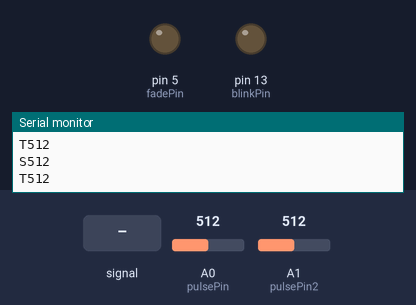
Recording of a sketch running on a simulated Arduino Uno, built with avr-gcc and run on an emulated ATmega328P. Shown: output pins drawn as LEDs (lit = HIGH), the last lines printed to the serial monitor. Inputs (shaded band) come from the test bench; at power-on: A1 (pulsePin2) = 512, A0 (pulsePin) = 512.

Above: at 1.2 s.
1.3 s: A0 (pulsePin) fed a 200 Hz sine of ±81 counts around its level
At 2.24 s:
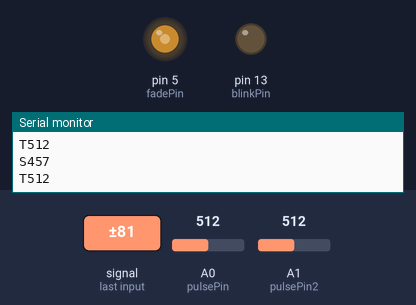
At 2.91 s:
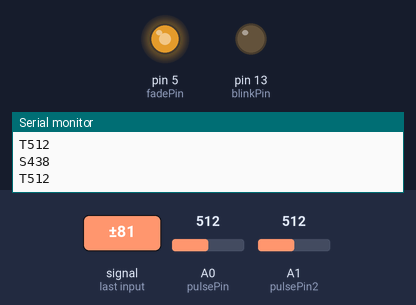
4.3 s: A1 (pulsePin2) fed a 2 Hz sine of ±306 counts around its level
7.3 s: A1 (pulsePin2) set to 716
10.3 s: A0 (pulsePin) set to 716
12.2 s: A0 (pulsePin) fed a 50 Hz sine of ±306 counts around its level
15.2 s: A0 (pulsePin) set to 511
Timing chart, 0 to 17.9 s (numbered marks = the images above; inputs shaded):
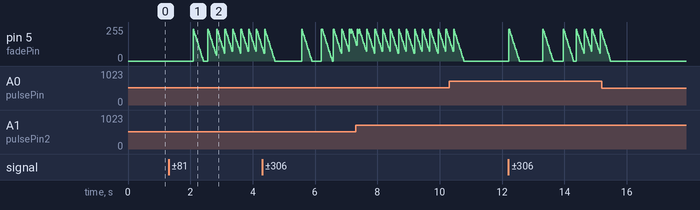

The sketch:

PulseSensorAmped_Arduino_1dot1.ino
```cpp
/*
>> Pulse Sensor Amped 1.1 <<
This code is for Pulse Sensor Amped by Joel Murphy and Yury Gitman
    www.pulsesensor.com
    >>> Pulse Sensor purple wire goes to Analog Pin 0 <<<
Pulse Sensor sample aquisition and processing happens in the background via Timer 2 interrupt. 2mS sample rate.
PWM on pins 3 and 11 will not work when using this code, because we are using Timer 2!
The following variables are automatically updated:
Signal :    int that holds the analog signal data straight from the sensor. updated every 2mS.
IBI  :      int that holds the time interval between beats. 2mS resolution.
BPM  :      int that holds the heart rate value, derived every beat, from averaging previous 10 IBI values.
QS  :       boolean that is made true whenever Pulse is found and BPM is updated. User must reset.
Pulse :     boolean that is true when a heartbeat is sensed then false in time with pin13 LED going out.

This code is designed with output serial data to Processing sketch "PulseSensorAmped_Processing-xx"
The Processing sketch is a simple data visualizer.
All the work to find the heartbeat and determine the heartrate happens in the code below.
Pin 13 LED will blink with heartbeat.
If you want to use pin 13 for something else, adjust the interrupt handler
It will also fade an LED on pin fadePin with every beat. Put an LED and series resistor from fadePin to GND.
Check here for detailed code walkthrough:
http://pulsesensor.myshopify.com/pages/pulse-sensor-amped-arduino-v1dot1

Code Version 02 by Joel Murphy & Yury Gitman  Fall 2012
This update changes the HRV variable name to IBI, which stands for Inter-Beat Interval, for clarity.
Switched the interrupt to Timer2.  500Hz sample rate, 2mS resolution IBI value.
Fade LED pin moved to pin 5 (use of Timer2 disables PWM on pins 3 & 11).
Tidied up inefficiencies since the last version.
*/


//  VARIABLES
int pulsePin = 0;                 // Pulse Sensor purple wire connected to analog pin 0
int pulsePin2 = 1;
int blinkPin = 13;                // pin to blink led at each beat
int fadePin = 5;                  // pin to do fancy classy fading blink at each beat
int fadeRate = 0;                 // used to fade LED on with PWM on fadePin


// these variables are volatile because they are used during the interrupt service routine!
volatile int BPM;                   // used to hold the pulse rate of pulse 1
volatile int BPM2;                  // pulse rate 2
volatile int Signal;                // holds the incoming raw data from pulse 1
volatile int Signal2;               // from pulse 2
volatile int IBI = 600;             // holds the time between beats, the Inter-Beat Interval
volatile boolean Pulse = false;     // true when pulse wave is high, false when it's low
volatile boolean QS = false;        // becomes true when Arduoino finds a beat.
volatile boolean Pulse2 = false;     // true when pulse wave is high, false when it's low
volatile boolean QS2 = false;        // becomes true when Arduoino finds a beat.

void setup(){
  digitalWrite(11, HIGH);
  pinMode(blinkPin,OUTPUT);         // pin that will blink to your heartbeat!
  pinMode(fadePin,OUTPUT);          // pin that will fade to your heartbeat!
  Serial.begin(115200);             // we agree to talk fast!
  interruptSetup();                 // sets up to read Pulse Sensor signal every 2mS
   // UN-COMMENT THE NEXT LINE IF YOU ARE POWERING The Pulse Sensor AT LOW VOLTAGE,
   // AND APPLY THAT VOLTAGE TO THE A-REF PIN
   //analogReference(EXTERNAL);
}


void loop(){
  sendDataToProcessing('S', Signal);     // send Processing the raw Pulse Sensor data
  if (QS == true){                       // Quantified Self flag is true when arduino finds a heartbeat
        fadeRate = 255;                  // Set 'fadeRate' Variable to 255 to fade LED with pulse
        sendDataToProcessing('B',BPM);   // send heart rate with a 'B' prefix
        sendDataToProcessing('Q',IBI);   // send time between beats with a 'Q' prefix
        QS = false;                      // reset the Quantified Self flag for next time
     }

    sendDataToProcessing('T', Signal2);     // send Processing the raw Pulse Sensor data
  if (QS2 == true){                       // Quantified Self flag is true when arduino finds a heartbeat
        fadeRate = 255;                  // Set 'fadeRate' Variable to 255 to fade LED with pulse
        sendDataToProcessing('R',BPM2);   // send heart rate with a 'B' prefix
        //sendDataToProcessing('Q',IBI);   // send time between beats with a 'Q' prefix
        QS2 = false;                      // reset the Quantified Self flag for next time
     }

  ledFadeToBeat();

  delay(20);                             //  take a break
}


void ledFadeToBeat(){
    fadeRate -= 15;                         //  set LED fade value
    fadeRate = constrain(fadeRate,0,255);   //  keep LED fade value from going into negative numbers!
    analogWrite(fadePin,fadeRate);          //  fade LED
  }


void sendDataToProcessing(char symbol, int data ){
    Serial.print(symbol);                // symbol prefix tells Processing what type of data is coming
    Serial.println(data);                // the data to send culminating in a carriage return
  }
```

Interrupt.ino
```cpp
volatile int rate[10];                    // used to hold last ten IBI values
volatile unsigned long sampleCounter = 0;          // used to determine pulse timing
volatile unsigned long lastBeatTime = 0;           // used to find the inter beat interval
volatile int P =512;                      // used to find peak in pulse wave
volatile int T = 512;                     // used to find trough in pulse wave
volatile int thresh = 512;                // used to find instant moment of heart beat
volatile int amp = 100;                   // used to hold amplitude of pulse waveform
volatile boolean firstBeat = true;        // used to seed rate array so we startup with reasonable BPM
volatile boolean secondBeat = true;       // used to seed rate array so we startup with reasonable BPM

volatile int rate2[10];                    // used to hold last ten IBI values
volatile unsigned long sampleCounter2 = 0;          // used to determine pulse timing
volatile unsigned long lastBeatTime2 = 0;           // used to find the inter beat interval
volatile int P2 =512;                      // used to find peak in pulse wave
volatile int T2 = 512;                     // used to find trough in pulse wave
volatile int thresh2 = 512;                // used to find instant moment of heart beat
volatile int amp2 = 100;                   // used to hold amplitude of pulse waveform
volatile boolean firstBeat2 = true;        // used to seed rate array so we startup with reasonable BPM
volatile boolean secondBeat2 = true;       // used to seed rate array so we startup with reasonable BPM


void interruptSetup(){
  // Initializes Timer2 to throw an interrupt every 2mS.
  TCCR2A = 0x02;     // DISABLE PWM ON DIGITAL PINS 3 AND 11, AND GO INTO CTC MODE
  TCCR2B = 0x06;     // DON'T FORCE COMPARE, 256 PRESCALER
  OCR2A = 0X7C;      // SET THE TOP OF THE COUNT TO 124 FOR 500Hz SAMPLE RATE
  TIMSK2 = 0x02;     // ENABLE INTERRUPT ON MATCH BETWEEN TIMER2 AND OCR2A
  sei();             // MAKE SURE GLOBAL INTERRUPTS ARE ENABLED
}


// THIS IS THE TIMER 2 INTERRUPT SERVICE ROUTINE.
// Timer 2 makes sure that we take a reading every 2 miliseconds
ISR(TIMER2_COMPA_vect){                         // triggered when Timer2 counts to 124
    cli();                                      // disable interrupts while we do this
    Signal = analogRead(pulsePin);              // read the Pulse Sensor
    sampleCounter += 2;                         // keep track of the time in mS with this variable
    int N = sampleCounter - lastBeatTime;       // monitor the time since the last beat to avoid noise

//  find the peak and trough of the pulse wave
    if(Signal < thresh && N > (IBI/5)*3){       // avoid dichrotic noise by waiting 3/5 of last IBI
        if (Signal < T){                        // T is the trough
            T = Signal;                         // keep track of lowest point in pulse wave
         }
       }

    if(Signal > thresh && Signal > P){          // thresh condition helps avoid noise
        P = Signal;                             // P is the peak
       }                                        // keep track of highest point in pulse wave

  //  NOW IT'S TIME TO LOOK FOR THE HEART BEAT
  // signal surges up in value every time there is a pulse
if (N > 250){                                   // avoid high frequency noise
  if ( (Signal > thresh) && (Pulse == false) && (N > (IBI/5)*3) ){
    Pulse = true;                               // set the Pulse flag when we think there is a pulse
    //digitalWrite(blinkPin,HIGH);                // turn on pin 13 LED
    IBI = sampleCounter - lastBeatTime;         // measure time between beats in mS
    lastBeatTime = sampleCounter;               // keep track of time for next pulse

         if(firstBeat){                         // if it's the first time we found a beat, if firstBeat == TRUE
             firstBeat = false;                 // clear firstBeat flag
             return;                            // IBI value is unreliable so discard it
            }
         if(secondBeat){                        // if this is the second beat, if secondBeat == TRUE
            secondBeat = false;                 // clear secondBeat flag
               for(int i=0; i<=9; i++){         // seed the running total to get a realisitic BPM at startup
                    rate[i] = IBI;
                    }
            }

    // keep a running total of the last 10 IBI values
    word runningTotal = 0;                   // clear the runningTotal variable

    for(int i=0; i<=8; i++){                // shift data in the rate array
          rate[i] = rate[i+1];              // and drop the oldest IBI value
          runningTotal += rate[i];          // add up the 9 oldest IBI values
        }

    rate[9] = IBI;                          // add the latest IBI to the rate array
    runningTotal += rate[9];                // add the latest IBI to runningTotal
    runningTotal /= 10;                     // average the last 10 IBI values
    BPM = 60000/runningTotal;               // how many beats can fit into a minute? that's BPM!
    QS = true;                              // set Quantified Self flag
    // QS FLAG IS NOT CLEARED INSIDE THIS ISR
    }
}

  if (Signal < thresh && Pulse == true){     // when the values are going down, the beat is over
      //digitalWrite(blinkPin,LOW);            // turn off pin 13 LED
      Pulse = false;                         // reset the Pulse flag so we can do it again
      amp = P - T;                           // get amplitude of the pulse wave
      thresh = amp/2 + T;                    // set thresh at 50% of the amplitude
      P = thresh;                            // reset these for next time
      T = thresh;
     }

  if (N > 2500){                             // if 2.5 seconds go by without a beat
      thresh = 512;                          // set thresh default
      P = 512;                               // set P default
      T = 512;                               // set T default
      lastBeatTime = sampleCounter;          // bring the lastBeatTime up to date
      firstBeat = true;                      // set these to avoid noise
      secondBeat = true;                     // when we get the heartbeat back
     }

  sei();                                     // enable interrupts when youre done!

    // triggered when Timer2 counts to 124
    cli();                                      // disable interrupts while we do this
    Signal2 = analogRead(pulsePin2);              // read the Pulse Sensor
    sampleCounter2 += 2;                         // keep track of the time in mS with this variable
    int N2 = sampleCounter2 - lastBeatTime2;       // monitor the time since the last beat to avoid noise

//  find the peak and trough of the pulse wave
    if(Signal2 < thresh2 && N > (IBI/5)*3){       // avoid dichrotic noise by waiting 3/5 of last IBI
        if (Signal2 < T2){                        // T is the trough
            T2 = Signal2;                         // keep track of lowest point in pulse wave
         }
       }

    if(Signal2 > thresh2 && Signal2 > P2){          // thresh condition helps avoid noise
        P2 = Signal2;                             // P is the peak
       }                                        // keep track of highest point in pulse wave

  //  NOW IT'S TIME TO LOOK FOR THE HEART BEAT
  // signal surges up in value every time there is a pulse
if (N2 > 250){                                   // avoid high frequency noise
  if ( (Signal2 > thresh2) && (Pulse2 == false) && (N2 > (IBI/5)*3) ){
    Pulse2 = true;                               // set the Pulse flag when we think there is a pulse
    //digitalWrite(blinkPin,HIGH);                // turn on pin 13 LED
    IBI = sampleCounter2 - lastBeatTime2;         // measure time between beats in mS
    lastBeatTime2 = sampleCounter2;               // keep track of time for next pulse

         if(firstBeat2){                         // if it's the first time we found a beat, if firstBeat == TRUE
             firstBeat2 = false;                 // clear firstBeat flag
             return;                            // IBI value is unreliable so discard it
            }
         if(secondBeat2){                        // if this is the second beat, if secondBeat == TRUE
            secondBeat2 = false;                 // clear secondBeat flag
               for(int i=0; i<=9; i++){         // seed the running total to get a realisitic BPM at startup
                    rate2[i] = IBI;
                    }
            }

    // keep a running total of the last 10 IBI values
    word runningTotal2 = 0;                   // clear the runningTotal variable

    for(int i=0; i<=8; i++){                // shift data in the rate array
          rate2[i] = rate2[i+1];              // and drop the oldest IBI value
          runningTotal2 += rate2[i];          // add up the 9 oldest IBI values
        }

    rate2[9] = IBI;                          // add the latest IBI to the rate array
    runningTotal2 += rate2[9];                // add the latest IBI to runningTotal
    runningTotal2 /= 10;                     // average the last 10 IBI values
    BPM2 = 60000/runningTotal2;               // how many beats can fit into a minute? that's BPM!
    QS2 = true;                              // set Quantified Self flag
    // QS FLAG IS NOT CLEARED INSIDE THIS ISR
    }
}

  if (Signal2 < thresh2 && Pulse2 == true){     // when the values are going down, the beat is over
      //digitalWrite(blinkPin,LOW);            // turn off pin 13 LED
      Pulse2 = false;                         // reset the Pulse flag so we can do it again
      amp2 = P2 - T2;                           // get amplitude of the pulse wave
      thresh2 = amp2/2 + T2;                    // set thresh at 50% of the amplitude
      P2 = thresh2;                            // reset these for next time
      T2 = thresh2;
     }

  if (N2 > 2500){                             // if 2.5 seconds go by without a beat
      thresh2 = 512;                          // set thresh default
      P2 = 512;                               // set P default
      T2 = 512;                               // set T default
      lastBeatTime2 = sampleCounter2;          // bring the lastBeatTime up to date
      firstBeat2 = true;                      // set these to avoid noise
      secondBeat2 = true;                     // when we get the heartbeat back
     }

  sei();                                     // enable interrupts when youre done!
}// end isr
```
